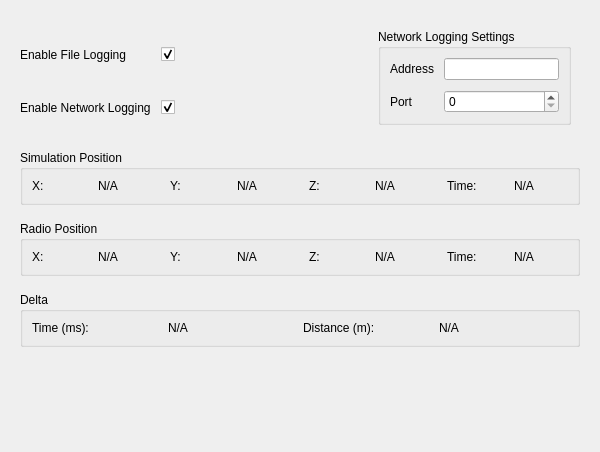
<?xml version="1.0" encoding="UTF-8"?>
<ui version="4.0">
 <class>RadioTimeObserverView</class>
 <widget class="QWidget" name="RadioTimeObserverView">
  <property name="geometry">
   <rect>
    <x>0</x>
    <y>0</y>
    <width>600</width>
    <height>452</height>
   </rect>
  </property>
  <property name="minimumSize">
   <size>
    <width>200</width>
    <height>0</height>
   </size>
  </property>
  <property name="maximumSize">
   <size>
    <width>600</width>
    <height>16777215</height>
   </size>
  </property>
  <property name="windowTitle">
   <string>Form</string>
  </property>
  <layout class="QHBoxLayout" name="horizontalLayout">
   <property name="spacing">
    <number>16</number>
   </property>
   <property name="sizeConstraint">
    <enum>QLayout::SetDefaultConstraint</enum>
   </property>
   <property name="leftMargin">
    <number>20</number>
   </property>
   <property name="topMargin">
    <number>20</number>
   </property>
   <property name="rightMargin">
    <number>20</number>
   </property>
   <property name="bottomMargin">
    <number>20</number>
   </property>
   <item>
    <layout class="QVBoxLayout" name="verticalLayout">
     <item>
      <widget class="QWidget" name="configuration" native="true">
       <layout class="QGridLayout" name="gridLayout_3">
        <property name="leftMargin">
         <number>0</number>
        </property>
        <property name="spacing">
         <number>10</number>
        </property>
        <item row="1" column="1">
         <widget class="QCheckBox" name="networkLogging">
          <property name="text">
           <string/>
          </property>
          <property name="checked">
           <bool>true</bool>
          </property>
         </widget>
        </item>
        <item row="0" column="0">
         <widget class="QLabel" name="label_2">
          <property name="text">
           <string>Enable File Logging</string>
          </property>
         </widget>
        </item>
        <item row="1" column="0">
         <widget class="QLabel" name="label_16">
          <property name="text">
           <string>Enable Network Logging</string>
          </property>
         </widget>
        </item>
        <item row="0" column="1">
         <widget class="QCheckBox" name="fileLogging">
          <property name="text">
           <string/>
          </property>
          <property name="checked">
           <bool>true</bool>
          </property>
         </widget>
        </item>
        <item row="0" column="3" rowspan="2">
         <widget class="QGroupBox" name="groupBox">
          <property name="maximumSize">
           <size>
            <width>16777215</width>
            <height>16777215</height>
           </size>
          </property>
          <property name="title">
           <string>Network Logging Settings</string>
          </property>
          <property name="checkable">
           <bool>false</bool>
          </property>
          <property name="checked">
           <bool>false</bool>
          </property>
          <layout class="QGridLayout" name="gridLayout_4">
           <property name="spacing">
            <number>10</number>
           </property>
           <item row="3" column="0">
            <widget class="QLabel" name="label_15">
             <property name="text">
              <string>Port</string>
             </property>
            </widget>
           </item>
           <item row="1" column="0">
            <widget class="QLabel" name="label_14">
             <property name="text">
              <string>Address</string>
             </property>
            </widget>
           </item>
           <item row="1" column="1">
            <widget class="QLineEdit" name="address"/>
           </item>
           <item row="3" column="1">
            <widget class="QSpinBox" name="portSpinBox">
             <property name="maximum">
              <number>65535</number>
             </property>
            </widget>
           </item>
          </layout>
         </widget>
        </item>
        <item row="0" column="2" rowspan="2">
         <spacer name="horizontalSpacer">
          <property name="orientation">
           <enum>Qt::Horizontal</enum>
          </property>
          <property name="sizeHint" stdset="0">
           <size>
            <width>40</width>
            <height>20</height>
           </size>
          </property>
         </spacer>
        </item>
       </layout>
      </widget>
     </item>
     <item>
      <widget class="QGroupBox" name="simulationPosition">
       <property name="title">
        <string>Simulation Position</string>
       </property>
       <layout class="QGridLayout" name="gridLayout_2">
        <property name="horizontalSpacing">
         <number>12</number>
        </property>
        <property name="verticalSpacing">
         <number>10</number>
        </property>
        <item row="0" column="2">
         <widget class="QLabel" name="sim_x">
          <property name="minimumSize">
           <size>
            <width>60</width>
            <height>0</height>
           </size>
          </property>
          <property name="text">
           <string>N/A</string>
          </property>
         </widget>
        </item>
        <item row="0" column="0">
         <widget class="QLabel" name="label">
          <property name="maximumSize">
           <size>
            <width>70</width>
            <height>16777215</height>
           </size>
          </property>
          <property name="text">
           <string>X:</string>
          </property>
         </widget>
        </item>
        <item row="0" column="9">
         <widget class="QLabel" name="label_4">
          <property name="text">
           <string>Time:</string>
          </property>
         </widget>
        </item>
        <item row="0" column="5">
         <widget class="QLabel" name="label_6">
          <property name="maximumSize">
           <size>
            <width>70</width>
            <height>16777215</height>
           </size>
          </property>
          <property name="text">
           <string>Y:</string>
          </property>
         </widget>
        </item>
        <item row="0" column="7">
         <widget class="QLabel" name="label_10">
          <property name="maximumSize">
           <size>
            <width>70</width>
            <height>16777215</height>
           </size>
          </property>
          <property name="text">
           <string>Z:</string>
          </property>
         </widget>
        </item>
        <item row="0" column="8">
         <widget class="QLabel" name="sim_z">
          <property name="minimumSize">
           <size>
            <width>60</width>
            <height>0</height>
           </size>
          </property>
          <property name="text">
           <string>N/A</string>
          </property>
         </widget>
        </item>
        <item row="0" column="6">
         <widget class="QLabel" name="sim_y">
          <property name="minimumSize">
           <size>
            <width>60</width>
            <height>0</height>
           </size>
          </property>
          <property name="text">
           <string>N/A</string>
          </property>
         </widget>
        </item>
        <item row="0" column="10">
         <widget class="QLabel" name="simulationTime">
          <property name="text">
           <string>N/A</string>
          </property>
         </widget>
        </item>
       </layout>
      </widget>
     </item>
     <item>
      <widget class="QGroupBox" name="radioPosition">
       <property name="title">
        <string>Radio Position</string>
       </property>
       <layout class="QGridLayout" name="gridLayout_5">
        <property name="horizontalSpacing">
         <number>12</number>
        </property>
        <property name="verticalSpacing">
         <number>10</number>
        </property>
        <item row="0" column="1">
         <widget class="QLabel" name="radio_x">
          <property name="minimumSize">
           <size>
            <width>60</width>
            <height>0</height>
           </size>
          </property>
          <property name="text">
           <string>N/A</string>
          </property>
         </widget>
        </item>
        <item row="0" column="5">
         <widget class="QLabel" name="radio_z">
          <property name="minimumSize">
           <size>
            <width>60</width>
            <height>0</height>
           </size>
          </property>
          <property name="text">
           <string>N/A</string>
          </property>
         </widget>
        </item>
        <item row="0" column="3">
         <widget class="QLabel" name="radio_y">
          <property name="minimumSize">
           <size>
            <width>60</width>
            <height>0</height>
           </size>
          </property>
          <property name="text">
           <string>N/A</string>
          </property>
         </widget>
        </item>
        <item row="0" column="7">
         <widget class="QLabel" name="radioTime">
          <property name="text">
           <string>N/A</string>
          </property>
         </widget>
        </item>
        <item row="0" column="4">
         <widget class="QLabel" name="label_11">
          <property name="maximumSize">
           <size>
            <width>70</width>
            <height>16777215</height>
           </size>
          </property>
          <property name="text">
           <string>Z:</string>
          </property>
         </widget>
        </item>
        <item row="0" column="2">
         <widget class="QLabel" name="label_7">
          <property name="maximumSize">
           <size>
            <width>70</width>
            <height>16777215</height>
           </size>
          </property>
          <property name="text">
           <string>Y:</string>
          </property>
         </widget>
        </item>
        <item row="0" column="6">
         <widget class="QLabel" name="label_8">
          <property name="text">
           <string>Time:</string>
          </property>
         </widget>
        </item>
        <item row="0" column="0">
         <widget class="QLabel" name="label_3">
          <property name="maximumSize">
           <size>
            <width>70</width>
            <height>16777215</height>
           </size>
          </property>
          <property name="text">
           <string>X:</string>
          </property>
         </widget>
        </item>
       </layout>
      </widget>
     </item>
     <item>
      <widget class="QGroupBox" name="deltas">
       <property name="title">
        <string>Delta</string>
       </property>
       <layout class="QGridLayout" name="gridLayout_6">
        <item row="0" column="1">
         <widget class="QLabel" name="deltaTime">
          <property name="text">
           <string>N/A</string>
          </property>
         </widget>
        </item>
        <item row="0" column="0">
         <widget class="QLabel" name="label_5">
          <property name="text">
           <string>Time (ms):</string>
          </property>
         </widget>
        </item>
        <item row="0" column="2">
         <widget class="QLabel" name="label_12">
          <property name="text">
           <string>Distance (m):</string>
          </property>
         </widget>
        </item>
        <item row="0" column="3">
         <widget class="QLabel" name="deltaDistance">
          <property name="text">
           <string>N/A</string>
          </property>
         </widget>
        </item>
       </layout>
      </widget>
     </item>
     <item>
      <spacer name="verticalSpacer">
       <property name="orientation">
        <enum>Qt::Vertical</enum>
       </property>
       <property name="sizeHint" stdset="0">
        <size>
         <width>20</width>
         <height>40</height>
        </size>
       </property>
      </spacer>
     </item>
    </layout>
   </item>
  </layout>
 </widget>
 <resources/>
 <connections/>
</ui>
